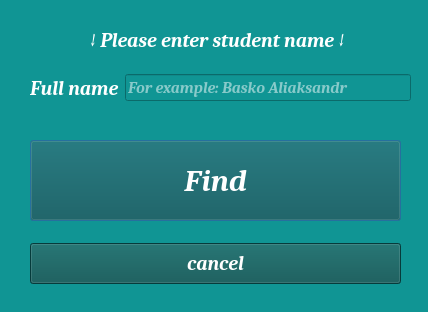
<?xml version="1.0" encoding="UTF-8"?>
<ui version="4.0">
 <class>check_student</class>
 <widget class="QDialog" name="check_student">
  <property name="geometry">
   <rect>
    <x>0</x>
    <y>0</y>
    <width>428</width>
    <height>312</height>
   </rect>
  </property>
  <property name="windowTitle">
   <string>Choose student</string>
  </property>
  <property name="styleSheet">
   <string notr="true">
color: rgb(255, 255, 255);
background-color: rgb(16, 149, 148);

</string>
  </property>
  <widget class="QPushButton" name="find_button">
   <property name="geometry">
    <rect>
     <x>30</x>
     <y>140</y>
     <width>371</width>
     <height>81</height>
    </rect>
   </property>
   <property name="font">
    <font>
     <family>Cambria</family>
     <pointsize>23</pointsize>
     <italic>true</italic>
     <bold>true</bold>
    </font>
   </property>
   <property name="cursor">
    <cursorShape>OpenHandCursor</cursorShape>
   </property>
   <property name="styleSheet">
    <string notr="true">background-color: rgb(29, 35, 35);
background-color: rgb(9, 83, 82);
color: rgb(255, 255, 255);</string>
   </property>
   <property name="text">
    <string>Find</string>
   </property>
  </widget>
  <widget class="QPushButton" name="cancel_button">
   <property name="geometry">
    <rect>
     <x>30</x>
     <y>243</y>
     <width>371</width>
     <height>41</height>
    </rect>
   </property>
   <property name="font">
    <font>
     <family>Cambria</family>
     <pointsize>15</pointsize>
     <italic>true</italic>
     <bold>true</bold>
    </font>
   </property>
   <property name="cursor">
    <cursorShape>OpenHandCursor</cursorShape>
   </property>
   <property name="styleSheet">
    <string notr="true">background-color: rgb(29, 35, 35);
background-color: rgb(9, 83, 82);
color: rgb(255, 255, 255);</string>
   </property>
   <property name="text">
    <string>cancel</string>
   </property>
  </widget>
  <widget class="QLabel" name="label">
   <property name="geometry">
    <rect>
     <x>90</x>
     <y>20</y>
     <width>261</width>
     <height>41</height>
    </rect>
   </property>
   <property name="font">
    <font>
     <family>Cambria</family>
     <pointsize>15</pointsize>
     <italic>true</italic>
     <bold>true</bold>
    </font>
   </property>
   <property name="styleSheet">
    <string notr="true">color: rgb(255, 255, 255);</string>
   </property>
   <property name="text">
    <string>↓ Please enter student name ↓</string>
   </property>
  </widget>
  <widget class="QWidget" name="layoutWidget">
   <property name="geometry">
    <rect>
     <x>30</x>
     <y>70</y>
     <width>381</width>
     <height>36</height>
    </rect>
   </property>
   <property name="font">
    <font>
     <family>Cambria</family>
     <italic>true</italic>
     <bold>true</bold>
    </font>
   </property>
   <layout class="QHBoxLayout" name="horizontalLayout">
    <item>
     <widget class="QLabel" name="label_2">
      <property name="font">
       <font>
        <family>Cambria</family>
        <pointsize>15</pointsize>
        <italic>true</italic>
        <bold>true</bold>
       </font>
      </property>
      <property name="styleSheet">
       <string notr="true">color: rgb(255, 255, 255);</string>
      </property>
      <property name="text">
       <string>Full name</string>
      </property>
     </widget>
    </item>
    <item>
     <widget class="QLineEdit" name="student_full_name">
      <property name="font">
       <font>
        <family>Cambria</family>
        <pointsize>12</pointsize>
        <italic>true</italic>
        <bold>true</bold>
       </font>
      </property>
      <property name="styleSheet">
       <string notr="true">color: rgb(255, 255, 255);</string>
      </property>
      <property name="placeholderText">
       <string>For example: Basko Aliaksandr</string>
      </property>
     </widget>
    </item>
   </layout>
  </widget>
 </widget>
 <tabstops>
  <tabstop>student_full_name</tabstop>
  <tabstop>find_button</tabstop>
  <tabstop>cancel_button</tabstop>
 </tabstops>
 <resources/>
 <connections/>
</ui>
